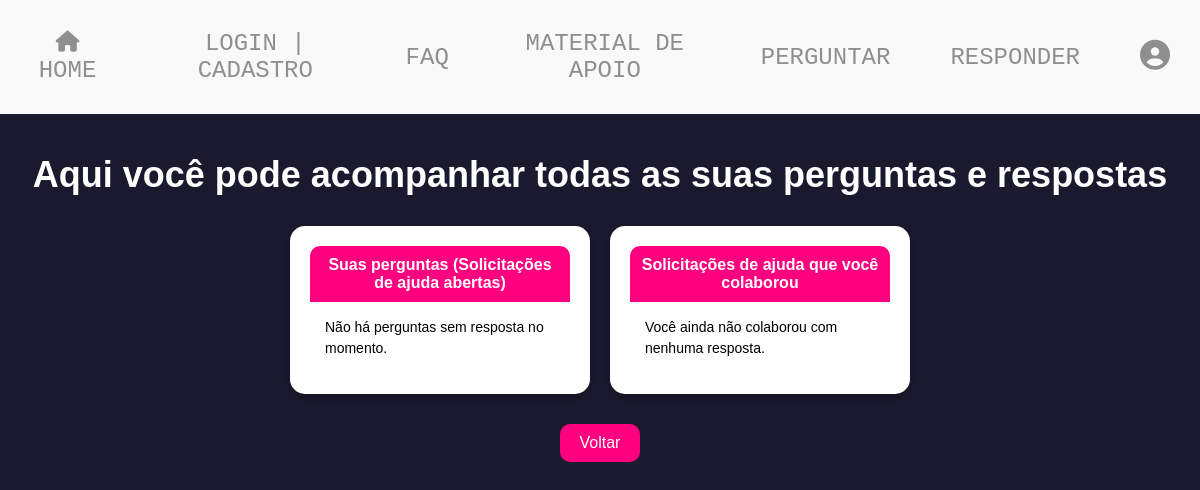
Before: /acompanhar_perguntas_respostas.php (signed in) with the older database file.
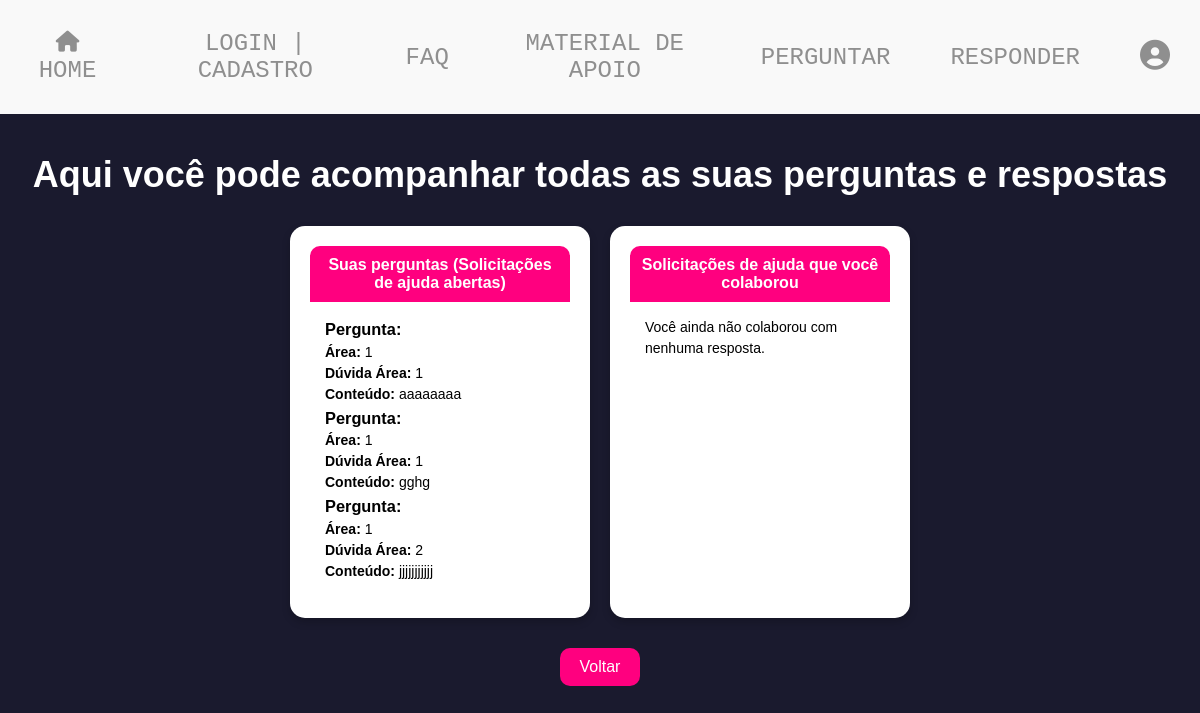
After: the same page with the newer database file.
### tables this page shows
CREATE TABLE IF NOT EXISTS `forum_perguntas` (
  `fk_id_usuario` int NOT NULL,
  `id_pergunta` int NOT NULL AUTO_INCREMENT,
  `area` varchar(40) NOT NULL,
  `duvida_area` varchar(40) NOT NULL,
  `pergunta` varchar(500) DEFAULT NULL,
  PRIMARY KEY (`id_pergunta`),
  KEY `fk_id_usuario` (`fk_id_usuario`)
);

### acompanhar_perguntas_respostas.php (the view, shortened to what this page needs)
<?php
include_once 'conexao.php';
include 'css/css.php';
include_once 'menu.php';
$sql = "SELECT * FROM forum_perguntas p
        WHERE p.fk_id_usuario = :id_usuario
        AND NOT EXISTS (
            SELECT 1 FROM forum_respostas r
            WHERE r.fk_id_pergunta = p.id_pergunta
        )";
$stmt = $conn->prepare($sql);
$stmt->bindParam(':id_usuario', $_SESSION['id_usuario'], PDO::PARAM_INT);
$stmt->execute();
$perguntas = $stmt->fetchAll(PDO::FETCH_ASSOC);
$sql = "SELECT r.resposta, p.area, p.duvida_area, p.pergunta
        FROM forum_respostas AS r
        INNER JOIN forum_perguntas AS p ON r.fk_id_pergunta = p.id_pergunta
        WHERE r.fk_id_usuario = :id_usuario";
$stmt = $conn->prepare($sql);
$stmt->bindParam(':id_usuario', $_SESSION['id_usuario'], PDO::PARAM_INT);
$stmt->execute();
$respostas = $stmt->fetchAll(PDO::FETCH_ASSOC);
?>
<!DOCTYPE html>
<html lang="pt-br">
<head>
</head>
<body>
    <div class="container">
        <h1>Aqui você pode acompanhar todas as suas perguntas e respostas</h1>
        <div class="card-container">
            <div class="card">
                <div class="card-header">Suas perguntas (Solicitações de ajuda abertas)</div>
                <div class="card-content">
                    <?php if (!empty($perguntas)): ?>
                        <?php foreach ($perguntas as $pergunta): ?>
                            <h3>Pergunta:</h3>
                            <p><strong>Área:</strong> <?= htmlspecialchars($pergunta['area']) ?></p>
                            <p><strong>Dúvida Área:</strong> <?= htmlspecialchars($pergunta['duvida_area']) ?></p>
                            <p><strong>Conteúdo:</strong> <?= htmlspecialchars($pergunta['pergunta']) ?></p>
                            <hr>
                        <?php endforeach; ?>
                    <?php else: ?>
                        <p>Não há perguntas sem resposta no momento.</p>
                    <?php endif; ?>
                </div>
            </div>
            <div class="card">
                <div class="card-header">Solicitações de ajuda que você colaborou</div>
                <div class="card-content">
                    <?php if (!empty($respostas)): ?>
                        <?php foreach ($respostas as $resposta): ?>
                            <h3>Pergunta:</h3>
                            <p><strong>Área:</strong> <?= htmlspecialchars($resposta['area']) ?></p>
                            <p><strong>Dúvida Área:</strong> <?= htmlspecialchars($resposta['duvida_area']) ?></p>
                            <p><strong>Conteúdo:</strong> <?= htmlspecialchars($resposta['pergunta']) ?></p>
                            <p><strong>Sua Resposta:</strong> <?= htmlspecialchars($resposta['resposta']) ?></p>
                            <hr>
                        <?php endforeach; ?>
                    <?php else: ?>
                        <p>Você ainda não colaborou com nenhuma resposta.</p>
                    <?php endif; ?>
                </div>
            </div>
        </div>
        <button onclick="history.back()" class="button">Voltar</button>
    </div>
</body>
</html>

Changed rows visible on the page:
added forum_perguntas: area "1", duvida_area "1", pergunta "aaaaaaaa"
added forum_perguntas: area "1", duvida_area "1", pergunta "gghg"
added forum_perguntas: area "1", duvida_area "2", pergunta "jjjjjjjjjjj"
Other visible differences:
text no longer shown: "Não há perguntas sem resposta no momento."
